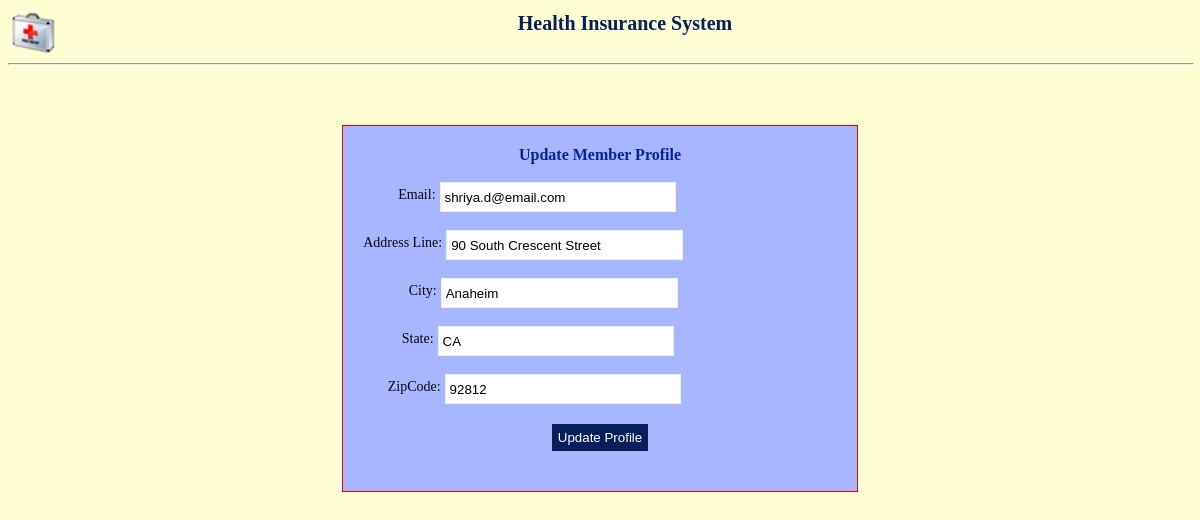
The page /PHP/updateprofile.php (signed in) on the database its author committed.
### tables this page shows
CREATE TABLE member (
  memberId integer AUTO_INCREMENT,
  fname    varchar(20) not null, 
  lname    varchar(20) not null,
  email    varchar(50) not null,
  userPassword varchar(100) not null,
  dob  date not null,
  gender      varchar(10),
  addressLine  varchar(30),
  city     varchar(20),
  state    varchar(2),
  pincode  varchar(11),
  constraint pk primary key (memberid)
);

### PHP/updateprofile.php (the view, shortened to what this page needs)
<?php
  include "header.php";
  include "dbconnect.php";
  $memid = $_SESSION['user_id'];
  $sql = "select email,addressline,city,state,pincode from member m	where m.memberid = $memid;";
  $result = mysqli_query($dbConnect, $sql);
?>
<!DOCTYPE html>
<html>
<?php while($row = mysqli_fetch_array($result))	{ ?>
  <form action="<?php echo $_SERVER['PHP_SELF']?>" method="post" >
		<div class="block">
		<div class="p_title" style="test-align:center;">Update Member Profile<br><br></div>
		<div>
        <label>&nbsp;&nbsp;&nbsp;&nbsp;&nbsp;&nbsp;&nbsp;&nbsp;&nbsp;&nbsp;Email:</label>
		<input type="text" name="email" value="<?php echo $row ['email']; ?>" ><br>
		</div><br>
		<div>
        <label>Address Line:</label>
		<input type="text" name="address" value="<?php echo $row ['addressline']; ?>"><br>
		</div><br>
		<div>
        <label>&nbsp;&nbsp;&nbsp;&nbsp;&nbsp;&nbsp;&nbsp;&nbsp;&nbsp;&nbsp;&nbsp;&nbsp;&nbsp;City:</label>
		<input type="text" name="city" value="<?php echo $row ['city']; ?>"><br>
		</div><br>
		<div>
        <label>&nbsp;&nbsp;&nbsp;&nbsp;&nbsp;&nbsp;&nbsp;&nbsp;&nbsp;&nbsp; State:</label>
		<input type="text" name="state" value="<?php echo $row ['state']; ?>"><br>
		</div><br>
		<div>
        <label>&nbsp;&nbsp;&nbsp;&nbsp;&nbsp;&nbsp;&nbsp;ZipCode:</label>
		<input type="text" name="zipcode" value="<?php echo $row ['pincode']; ?>"><br>
		</div>
		<button class="newbutton" type="submit" name="updateprofile">Update Profile</button>
	</div>
  </form>
  <?php
  }
  ?>
</html>

### CSS/style.css (style rules this page uses)
input[type=text],input[type=password] { border:1px solid #eeeeee; width:90%; height:30px; padding-left:4px; }
label { display:block; padding-bottom:5px; font-size:14px; color:#F05519; }
button { background:#061e5a; border:1px solid #061e5a; color:#ffffff; margin:10px 0px; padding:5px; }
.newbutton { background:#061e5a; border:1px solid #061e5a; color:#ffffff; display:block; margin:20px auto; padding:5px; }
.block { display:block; margin:60px auto; padding:20px; background:#a8b6ff; color:#052599; width: 40%; height:auto; border:1px solid #ee0000; }
.block label { float: none; display: inline-block; vertical-align: middle; color: #080808; }
.block input { float: none; display: inline-block; vertical-align: middle; width:50%; }
.block .p_title { text-align:center; font-weight:bold; font-size:16px; }

### rows shown on the page
member: email "shriya.d@email.com", address "90 South Crescent Street", city "Anaheim", state "CA", zipcode "92812"
